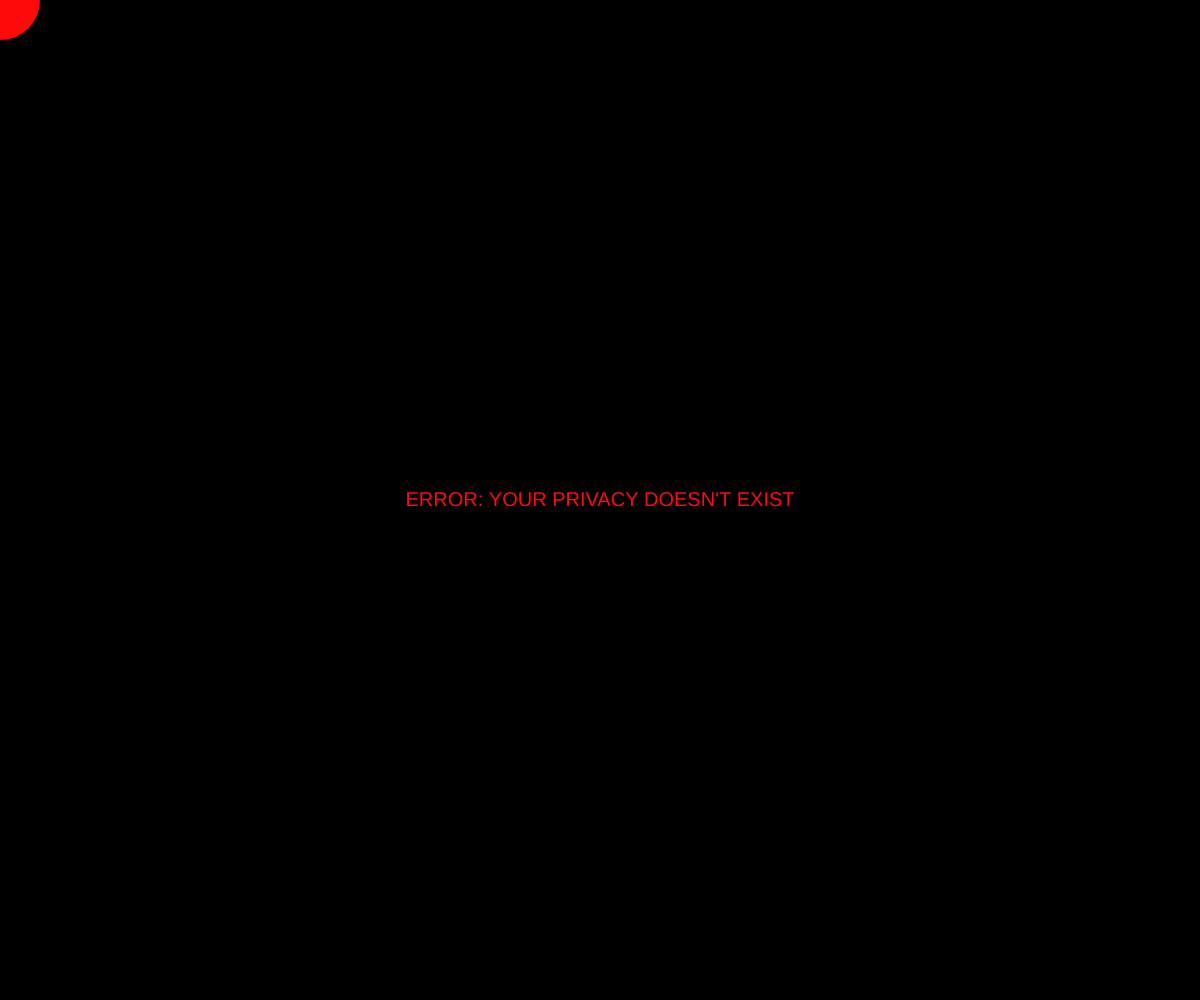
Frame 1 (no input)
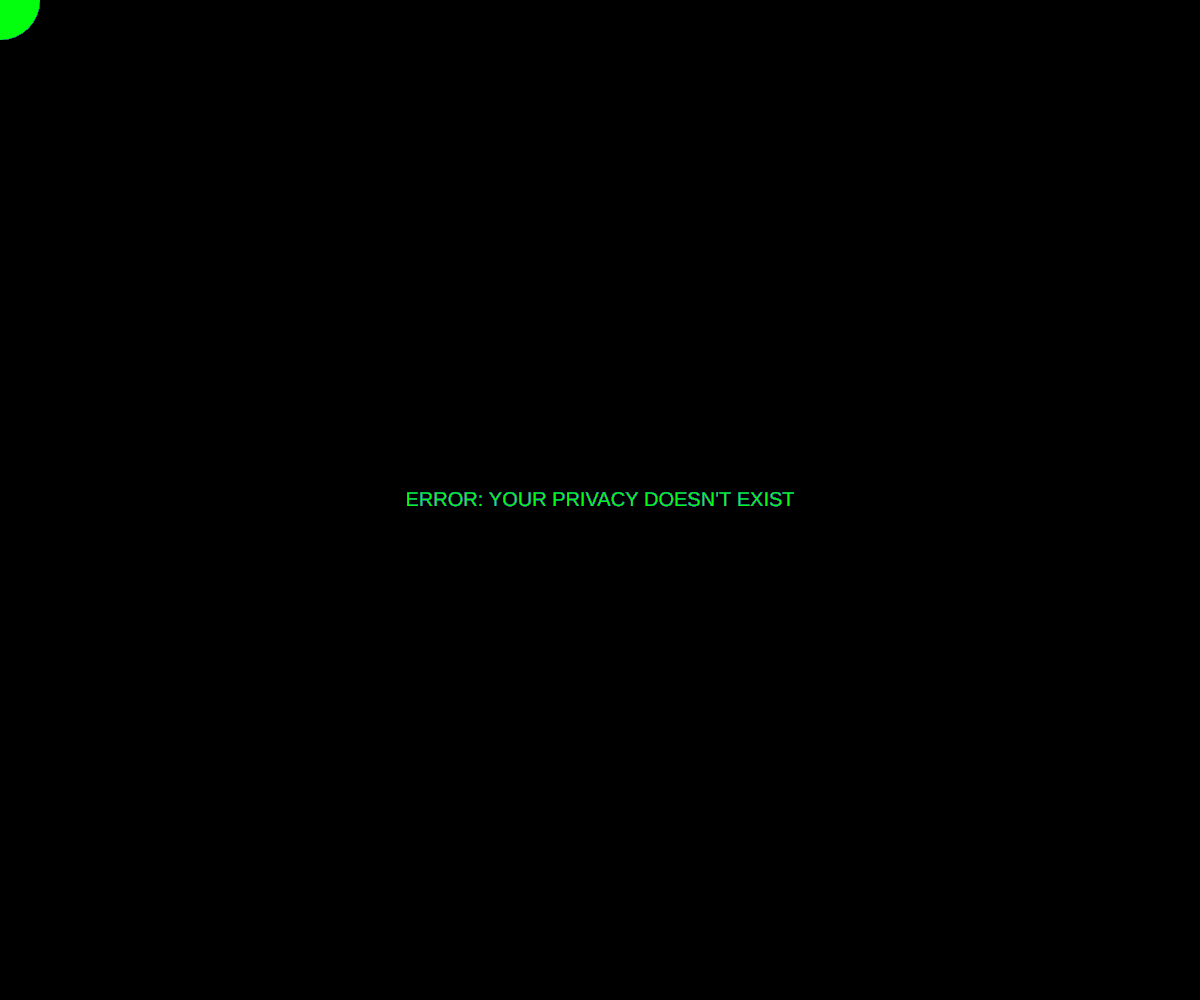
Frame 60 (no input)
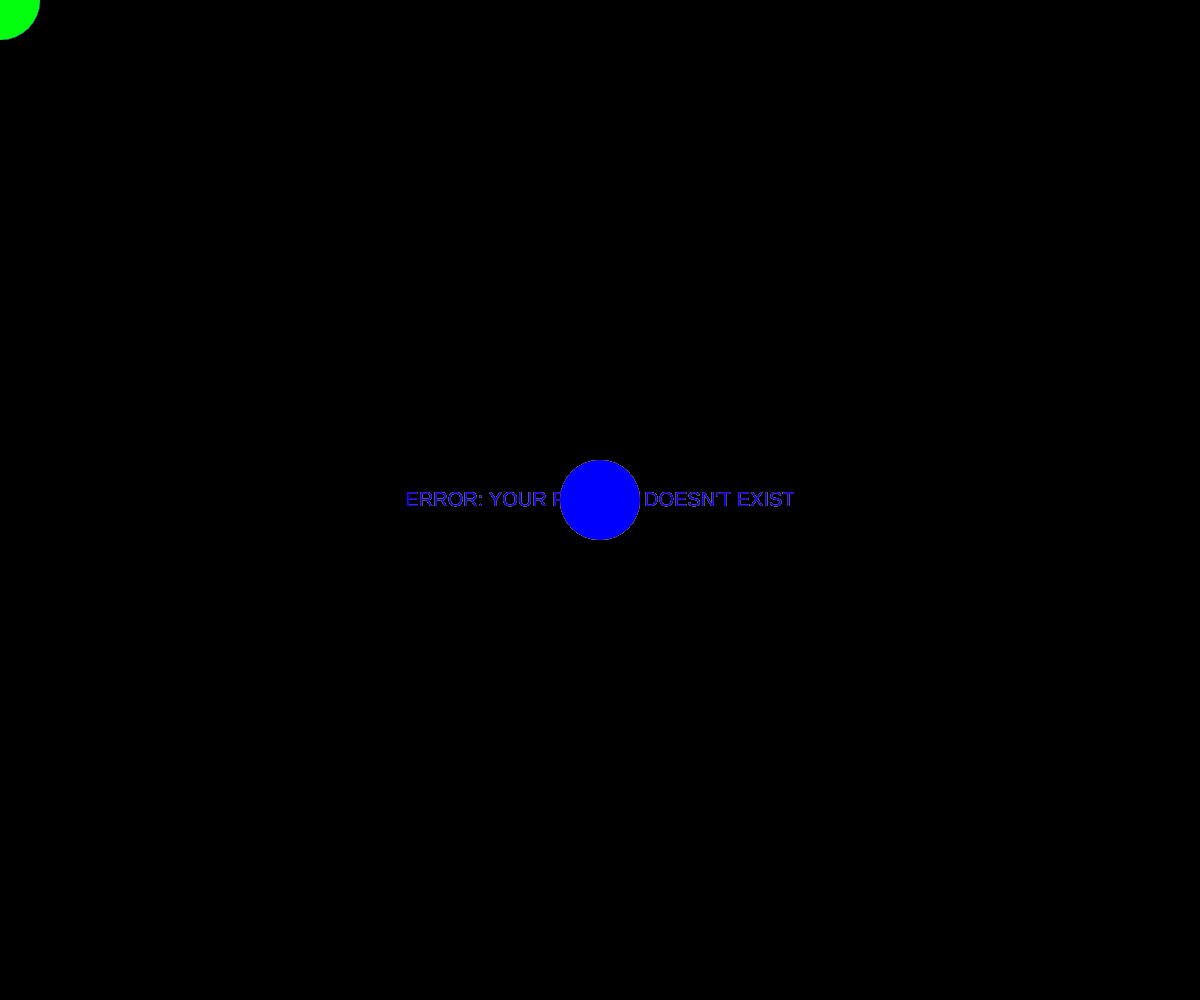
Frame 120 (the mouse pressed at the canvas centre since frame 60)

The p5.js sketch that drew these frames (run headless with seeded random() and noise() and a simulated clock; from frame 60 on, the mouse is pressed at the canvas centre):

// p5.js sketch
// ── sketch.js
let colorlist = ['blue', '#03FF0D', 'rgb(255,10,10)'];
let fontSize;

function setup() {
  createCanvas(windowWidth, windowHeight);
  background("#000000");
  
  // Determine appropriate font size based on screen size
  if (displayWidth > displayHeight) { // Landscape orientation (Desktop)
    fontSize = displayWidth / 25; // Adjust the division factor to suit your preference
  } else { // Portrait orientation (Mobile)
    fontSize = displayWidth / 10; // Adjust the division factor to suit your preference
  }
}

function draw() {
  noStroke();

  fill(random(colorlist));
  ellipse(mouseX, mouseY, 80, 80);
  
  // Set text alignment to center
  textAlign(CENTER, CENTER);
  textSize(20);
  text("ERROR: YOUR PRIVACY DOESN'T EXIST", width/2, height/2);
}
